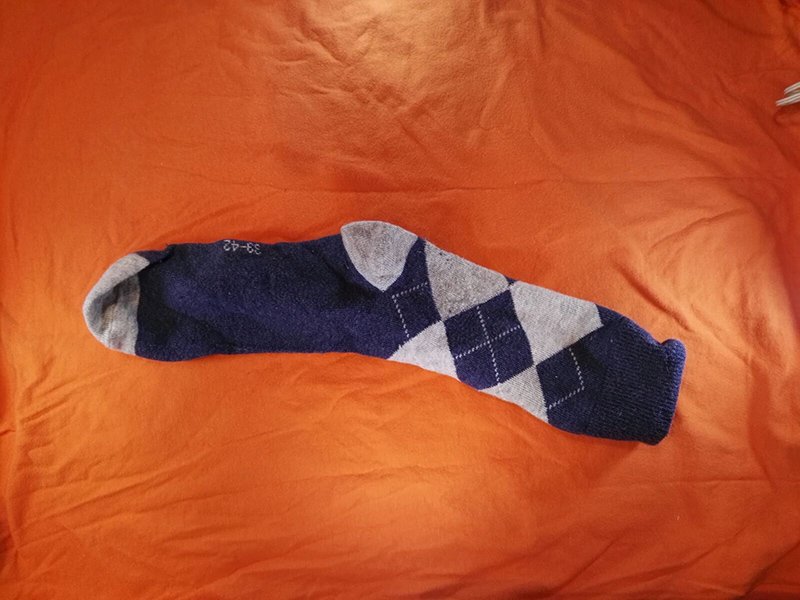
#> input picture model/1.jpeg, 800 x 600 px
$ python -i recognizer.py   (imports and definitions only)   (older library calls are emulated)
#> lines starting #> are read from the running program, lines starting #| are printed output that depends on the picture; after the words box and inside, x2 and y2 are one past the last pixel; in counts of white or black regions, pixels touching at a corner belong together
#> further down, picture is the input picture: shape (600, 800, 3); mean B, G, R 46, 81.3, 179.3
import cv2
import numpy as np
from matplotlib import pyplot as plt

BLUR = 21
CANNY_THRESH_1 = 10
CANNY_THRESH_2 = 250
MASK_DILATE_ITER = 10
MASK_ERODE_ITER = 10
MASK_COLOR = (0.0,0.0,1.0) # In BGR format
MARGIN = 10 # Margin of extract sock

def extractSockArea(img):
    frame = img
    gray = cv2.cvtColor(img,cv2.COLOR_BGR2GRAY)
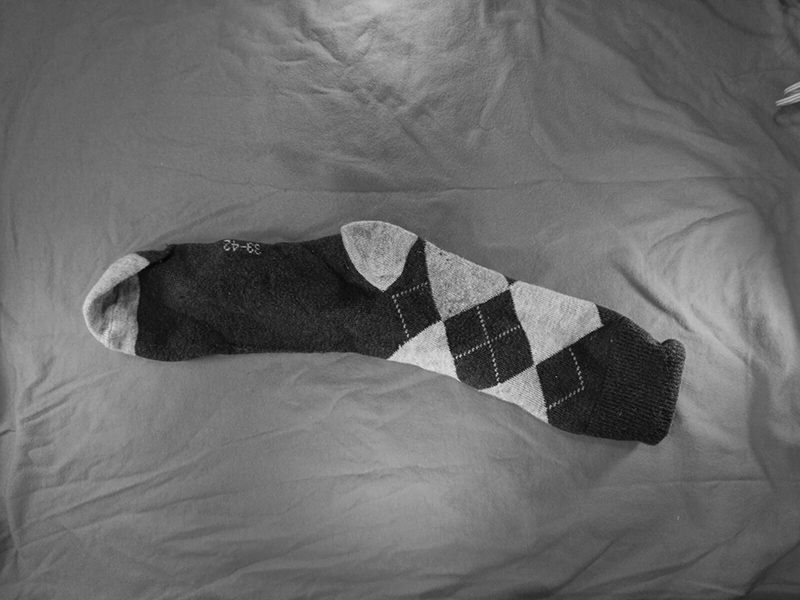
#> gray: shape (600, 800); min 2, max 224, mean 106.5

    # Edge detection
    edges = cv2.Canny(gray, CANNY_THRESH_1, CANNY_THRESH_2)
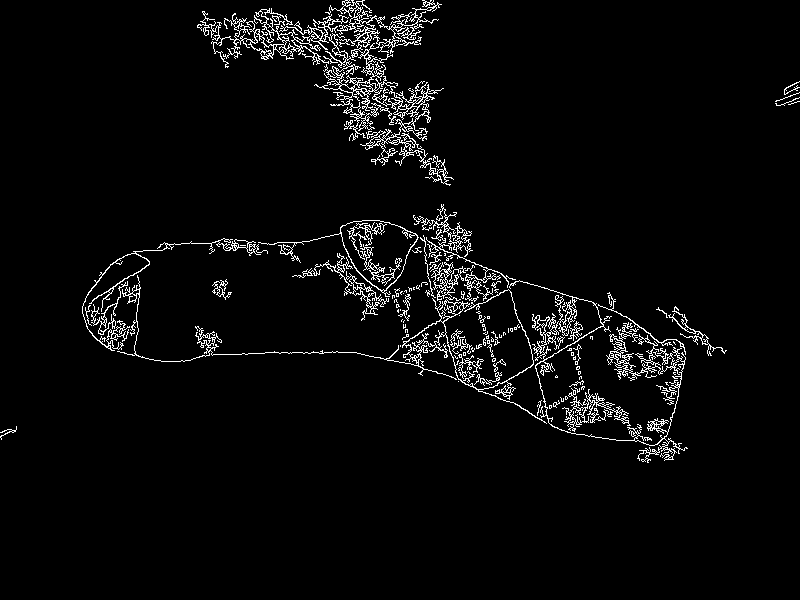
#> edges: shape (600, 800); 3.7% white in thin lines or dots, all inside (x1, y1, x2, y2) = (0, 0, 800, 463)
    edges = cv2.dilate(edges, None)
#> edges: shape (600, 800); 10.4% white; 7 white regions, largest, box (x1, y1, x2, y2) and area: (81, 203, 689, 464) 31903, (196, 0, 455, 187) 16478, (655, 305, 728, 357) 838
    edges = cv2.erode(edges, None)
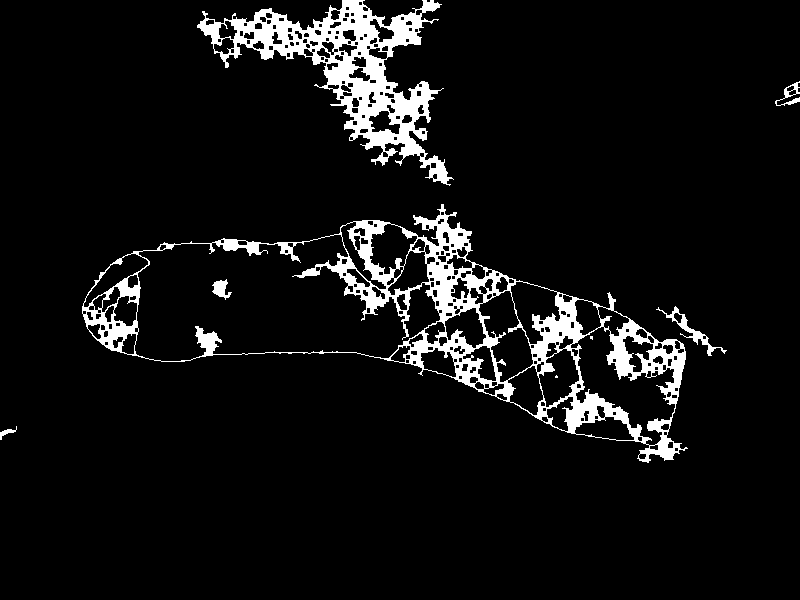
#> edges: shape (600, 800); 7% white; 8 white regions (2 under 20 px)

   # Find contours in edges, sort by area
    contour_info = []
    _, contours, _ = cv2.findContours(edges, cv2.RETR_LIST, cv2.CHAIN_APPROX_NONE)
#> contours = 311 contours, 113 with area under 20; largest, box (x1, y1, x2, y2) and area: (82, 204, 688, 463) 71630, (134, 234, 441, 362) 26152, (197, 0, 454, 186) 15208, (570, 326, 676, 446) 5147, (478, 290, 534, 383) 2726

    for c in contours:
        contour_info.append((
            c,
            cv2.isContourConvex(c),
            cv2.contourArea(c),
        ))
#> after the loop, contour_info = 311 items
    contour_info = sorted(contour_info, key=lambda c: c[2], reverse=True)
    max_contour = contour_info[0]
#> max_contour = 3 items, first 3: contour of 1699 points, box (x1, y1, x2, y2) (82, 204, 688, 463), area 71630, False, 71630.5

    # Create empty mask, draw filled polygon on it corresponding to largest contour
    # Mask is black, polygon is white
    mask = np.zeros(edges.shape)
    cv2.fillConvexPoly(mask, max_contour[0], (255))
#> mask: shape (600, 800) float64; 14.9% white; 1 white region, box (x1, y1, x2, y2) and area: (82, 204, 688, 463) 71364

    # Smooth mask, then blur it
    mask = cv2.dilate(mask, None, iterations=MASK_DILATE_ITER)
#> mask: shape (600, 800) float64; 19.4% white; 1 white region, box (x1, y1, x2, y2) and area: (72, 194, 698, 473) 93231
    mask = cv2.erode(mask, None, iterations=MASK_ERODE_ITER)
#> mask: shape (600, 800) float64; 15.4% white; 1 white region, box (x1, y1, x2, y2) and area: (82, 204, 688, 463) 73771
    mask = cv2.GaussianBlur(mask, (BLUR, BLUR), 0)
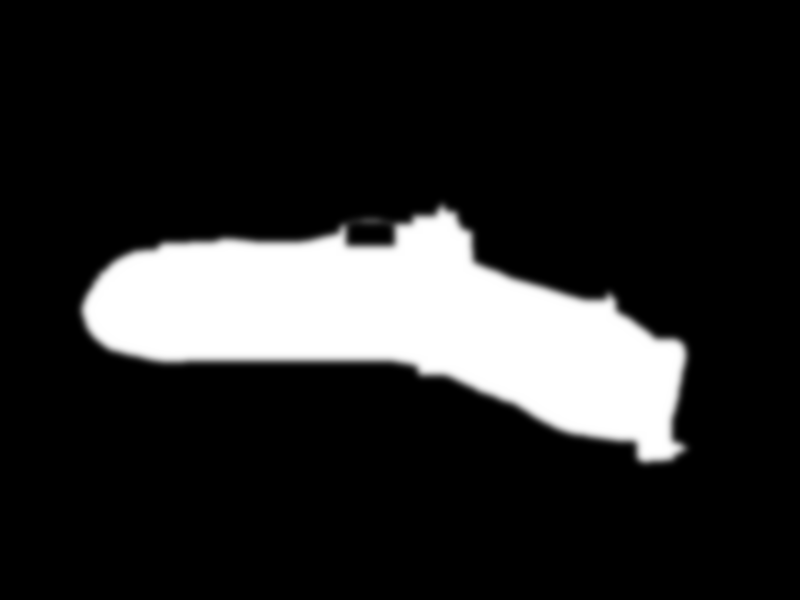
#> mask: shape (600, 800) float64; min 0, max 255, mean 39.2; drawn with min black and max white
    mask_stack = np.dstack([mask]*3)    # Create 3-channel alpha mask

    # Blend masked img into MASK_COLOR background
    mask_stack  = mask_stack.astype('float32') / 255.0          # Use float matrices,
    img         = img.astype('float32') / 255.0                 #  for easy blending

    masked = (mask_stack * img) + ((1-mask_stack) * MASK_COLOR) # Blend
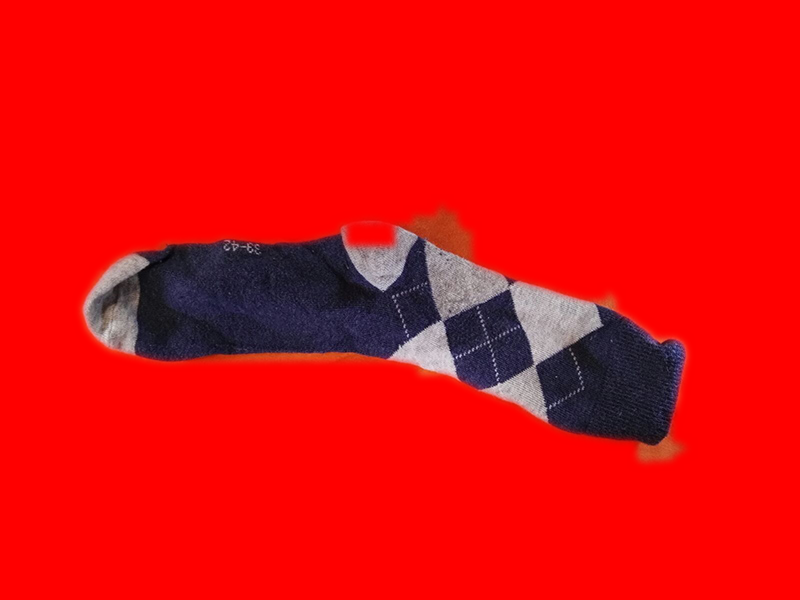
#> masked: shape (600, 800, 3) float64; mean of channels 0, 1, 2 0.0472, 0.04, 0.895; drawn as B, G, R
    masked = (masked * 255).astype('uint8')                     # Convert back to 8-bit

    edged = cv2.Canny(masked, 10, 250)
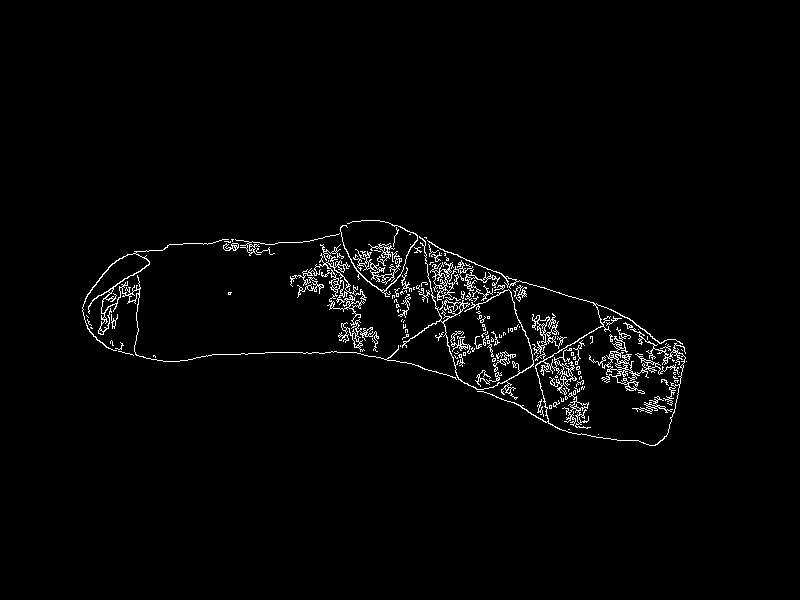
#> edged: shape (600, 800); 2.1% white in thin lines or dots, all inside (x1, y1, x2, y2) = (82, 220, 687, 446)
    (_, cnts, _) = cv2.findContours(edged.copy(), cv2.RETR_EXTERNAL, cv2.CHAIN_APPROX_SIMPLE)
#> cnts = 132 contours, 110 with area under 20; largest, box (x1, y1, x2, y2) and area: (427, 240, 686, 446) 693, (290, 244, 379, 352) 624, (589, 327, 679, 394) 552, (430, 262, 459, 301) 334, (82, 239, 457, 380) 301
    idx, xmin, xmax, ymin, ymax = 0, 0, 0, 0, 0
    for c in cnts:
        x,y,w,h = cv2.boundingRect(c)
        if w>50 and h>50:
            if idx == 0:
                xmin, ymin = x, y
            if xmin > x:
                xmin = x
            if ymin > y:
                ymin = y
            if xmax < x+w:
                xmax = x+w
            if ymax < y+h:
                ymax = y+h
            idx += 1
#> this loop made 132 passes
#> (x, y, w, h, xmin, ymin, xmax, ymax) on pass 62: (589, 327, 90, 67, 589, 327, 679, 394)
#> (x, y, w, h, ymin, xmax, ymax) on pass 124: (427, 240, 259, 206, 240, 686, 446)
#> after the loop, idx = 6; xmax = 686; ymax = 446

    img = frame[ymin-MARGIN:ymax+MARGIN, xmin-MARGIN:xmax+MARGIN]
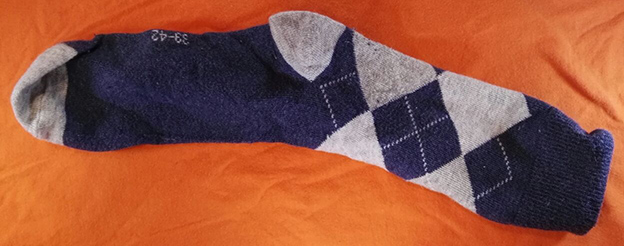
#> img: shape (246, 624, 3); mean B, G, R 63.3, 83.8, 148.5
    return img

>>> import cv2
>>> picture = cv2.imread('../model/1.jpeg')
>>> result = extractSockArea(picture)

$ run again, on model/2.jpeg
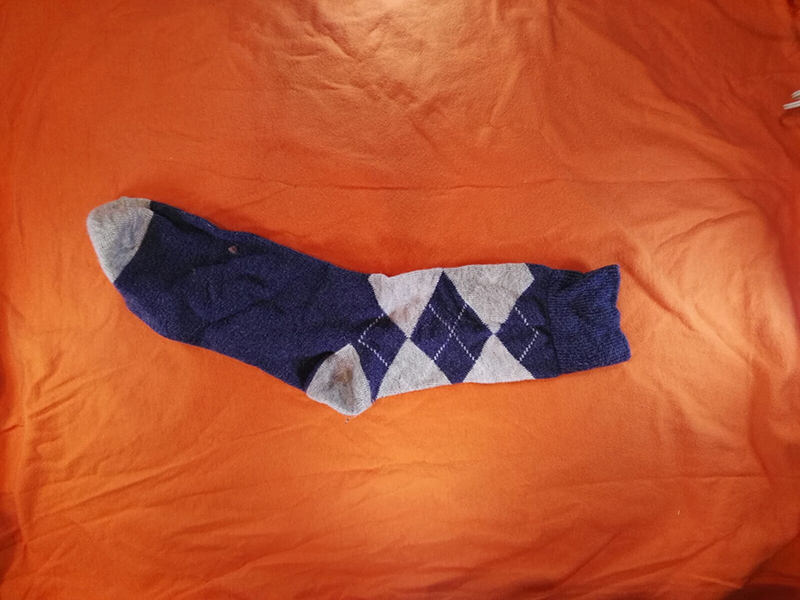
#> input picture model/2.jpeg, 800 x 600 px
#> picture is the input picture: shape (600, 800, 3); mean B, G, R 49.1, 84.4, 183.9
#> in extractSockArea, `edges = cv2.erode(edges, None)`:
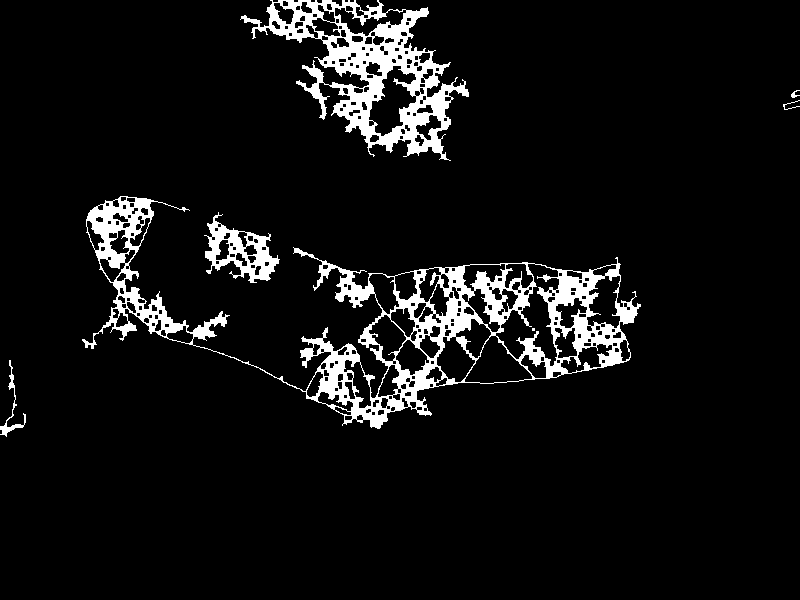
#> edges: shape (600, 800); 7% white; 7 white regions (1 under 20 px)
#> contours = 318 contours, 122 with area under 20; largest, box (x1, y1, x2, y2) and area: (82, 196, 641, 429) 40334, (240, 0, 469, 161) 15718, (495, 263, 560, 367) 2916, (204, 212, 280, 283) 2528, (368, 65, 417, 137) 1853
#> after the loop in extractSockArea, `for c in contours:`: contour_info = 318 items
#> max_contour = 3 items, first 3: contour of 2865 points, box (x1, y1, x2, y2) (82, 196, 641, 429), area 40334, False, 40333.5
#> edged: shape (600, 800); 0.77% white in thin lines or dots, all inside (x1, y1, x2, y2) = (86, 196, 631, 423)
#> cnts = 52 contours, 44 with area under 20; largest, box (x1, y1, x2, y2) and area: (86, 196, 188, 284) 602, (306, 341, 390, 418) 162, (318, 259, 621, 332) 80, (114, 283, 218, 352) 44, (190, 312, 228, 347) 39, (219, 353, 305, 393) 29, (156, 306, 167, 335) 23, (350, 390, 360, 414) 21
#> the loop in extractSockArea, `for c in cnts:` made 52 passes
#> (x, y, w, h, xmin, ymin, xmax, ymax) on pass 20: (306, 341, 84, 77, 306, 341, 390, 418)
#> after the loop in extractSockArea, `for c in cnts:`: idx = 4; xmax = 621; ymax = 418
#> in extractSockArea, `img = frame[ymin-MARGIN:ymax+MARGIN, xmin-MARGIN:xmax+MARGIN]`:
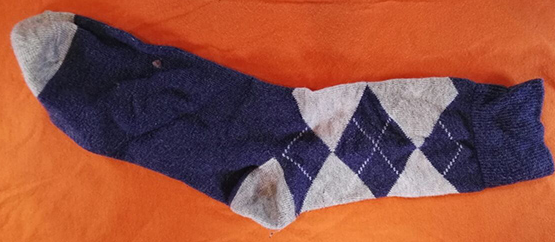
#> img: shape (242, 555, 3); mean B, G, R 67.8, 82.5, 146.4
